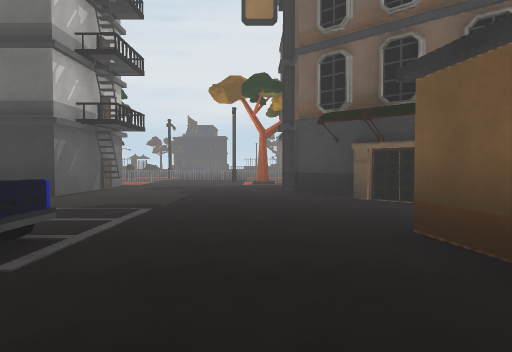
[1] (above)

24 first-person views from a walk through a scene from a Unity 3-D project. The camera is 1.3 m above the floor, tilts 2° down and sees 70° across. The floor is counted in squares, 2 m on a side. Each view is taken from the middle of a square. On the plan, view 1 faces up. The plan holds only what a view shows up to about 11 squares ahead; the rest is blank. The place goes on beyond the plan. Surface patterns are stand-ins for the level's own textures.

[2]
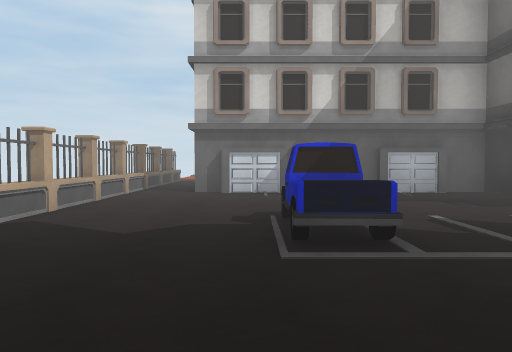

[3]
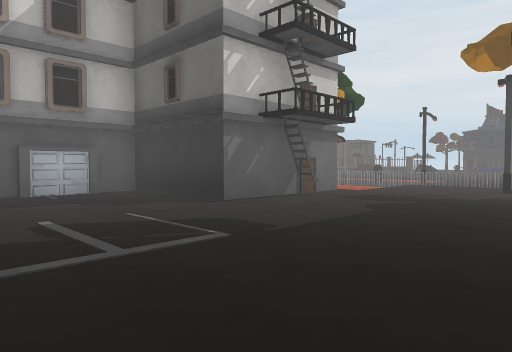

[4]
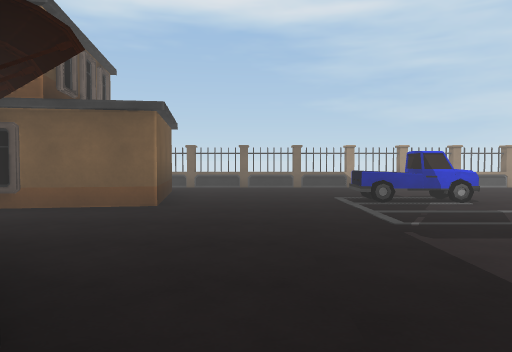

[5]
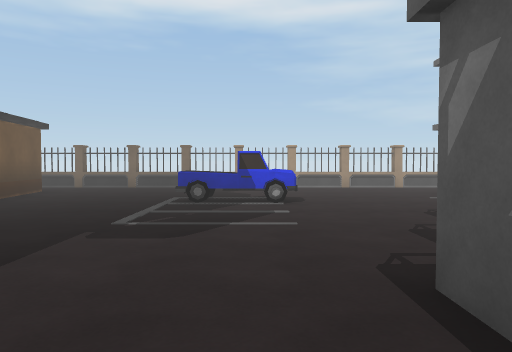

[6]
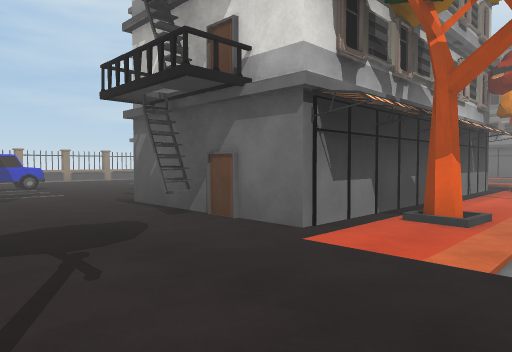

[7]
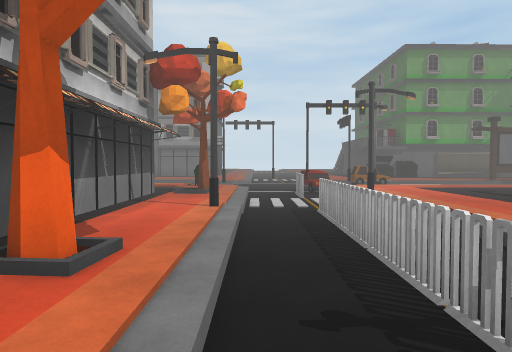

[8]
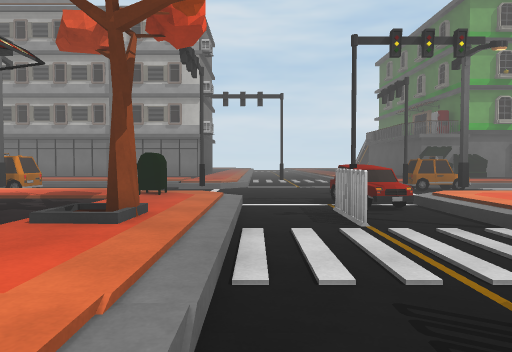

[9]
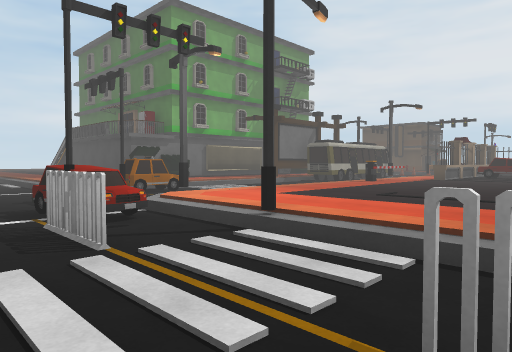

[10]
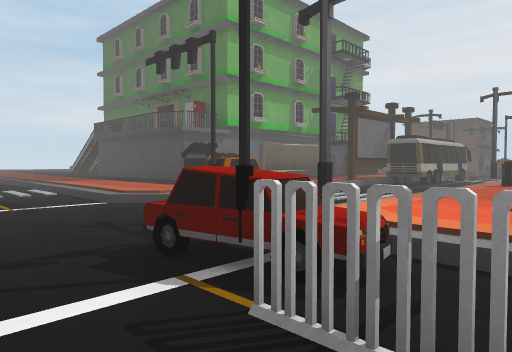

[11]
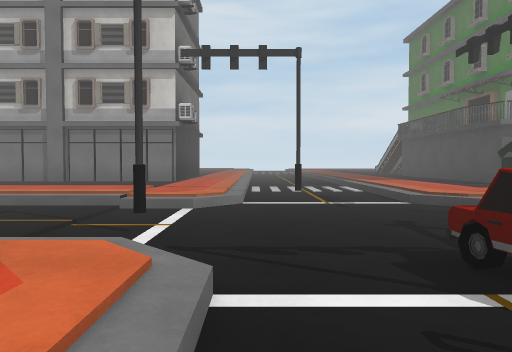

[12]
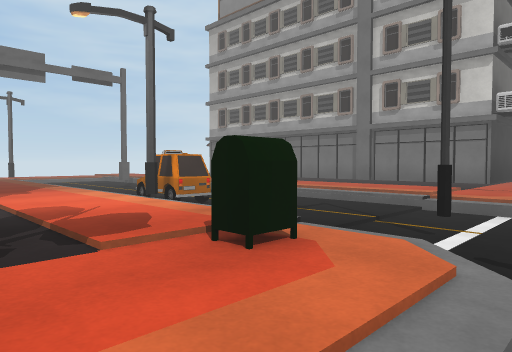

[13]
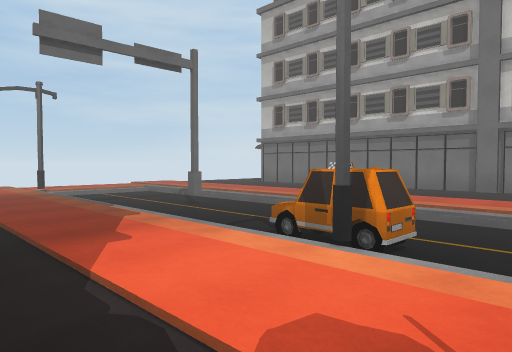

[14]
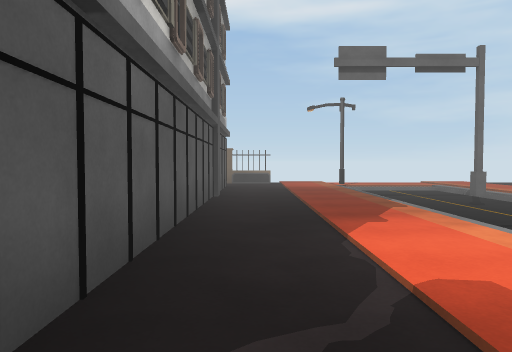

[15]
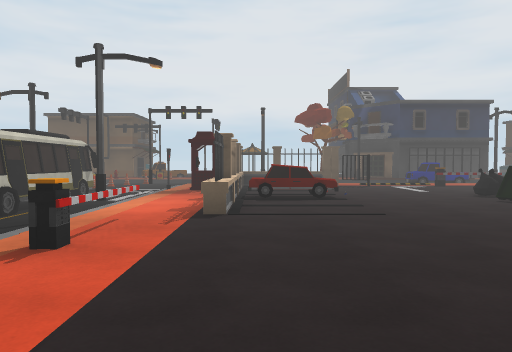

[16]
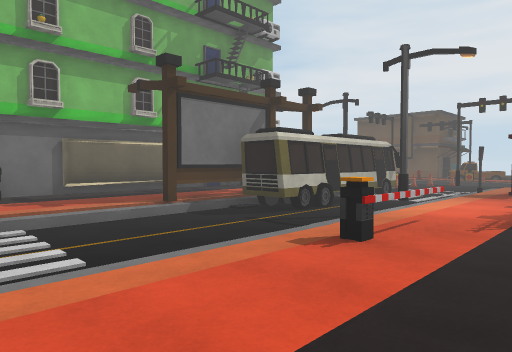

[17]
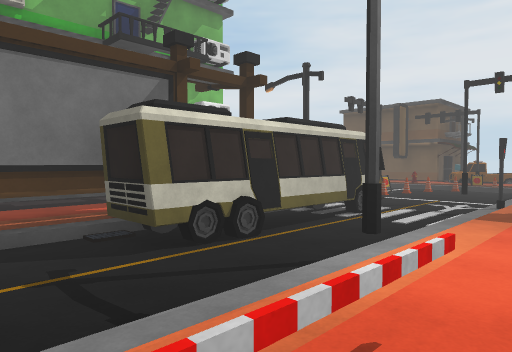

[18]
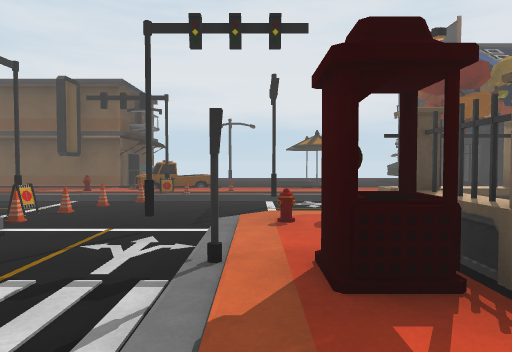

[19]
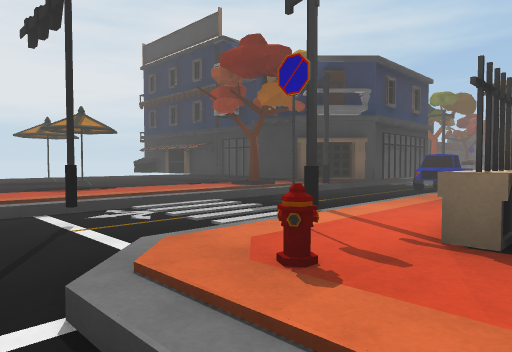

[20]
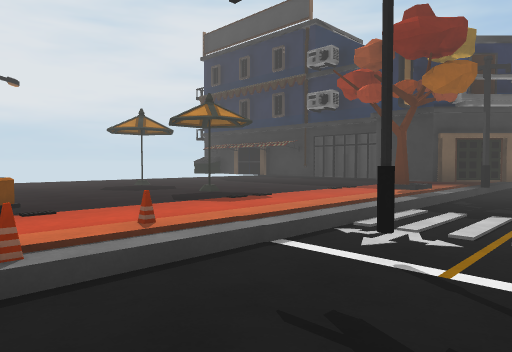

[21]
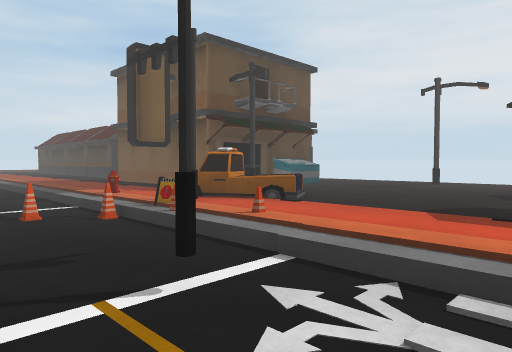

[22]
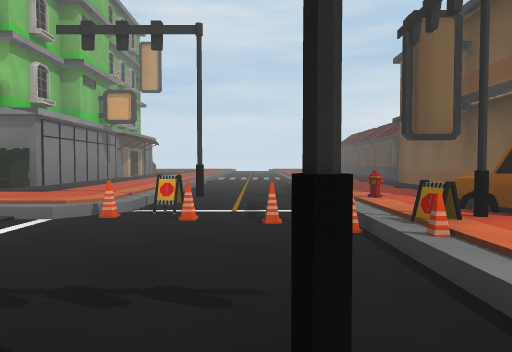

[23]
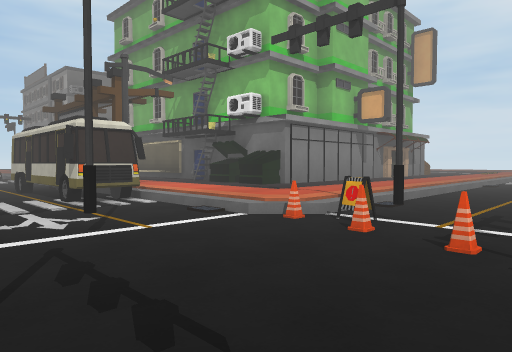

[24]
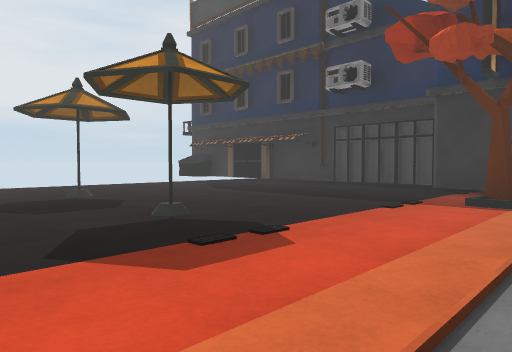

### Floor plan
Key: @ floor where view 1 was taken; # wall or solid block; . main floor; - floor 0.25 m lower than the main floor; / step, stairs or slope; = window, fence, low wall or low ledge; ^ raised ledge; B building; T tree; C car; F fence; S streetlight; M mailbox; A taxi; R barrier; U bus; P dumpster; I barricade; N cone; K truck; O other object.
Columns run from 22 left of view 1 to 4 right of it. Each row starts with its distance up from view 1.
 42                #
 41     ...S.......#
 40     #..........#
 39     B.....O....#
 38     #..........#
 37 #####S....O....#
 36 ...#.KK/.......#
 35 .....=I/.....T.#
 34 //////N///////S####
 33 -----N--#---------
 32 ----IN----------CC
 31 ..../N--/.S...
 30 ...../--O........
 29 ...../--##^=##.RRR
 28   B..#U-.O......
 27   B..##-.=......
 26   B.. #-.=CC...P
 25   ... US.#.....P
 24   ..U##-.=.....
 23   ..U/--.R....
 22   .../--R....
 21   .../--.....
 20   B../--.....
 19 ##B../--.....
 18 ...  /--.....
 17 .....A-S.......
 16 ...../#-/..S....
 15 --------CC--------
 14 ----#----FF--FFFFFFFFF
 13 /////---//////-----...   BB
 12 ...../-#...T.S../T...ST
 11 #..../--M........O.....
 10 #..../--...#      #....
  9 #..../--...#      B....#
  8 #B.../-S...#      #....##
  7 #.... -A...#   .........#
  6 #.   /--...#   #.........B
  5 #  ../--...#   #..........
  4 # .../#-...#   ...........#
  3   .../--...#    ...CC...###
  2    ../--...#   .........#
  1    ../--...#   .........#
  0      ..OS ............@.. B
 -1       ...   ^^^^^^#^^^^^#^B

Positions as (right, up) in squares from view 1, and headings:
1: (0, 0), facing up
2: (1, 2), facing left
3: (1, 3), facing up-left
4: (0, 9), facing down
5: (-3, 9), facing down
6: (-1, 13), facing down-left
7: (-3, 13), facing left
8: (-8, 13), facing left
9: (-9, 13), facing up-left
10: (-12, 13), facing up-left
11: (-12, 13), facing left
12: (-12, 13), facing down-left
13: (-12, 10), facing down-left
14: (-12, 11), facing down
15: (-12, 19), facing up
16: (-12, 19), facing up-left
17: (-13, 22), facing up-left
18: (-14, 26), facing up
19: (-15, 29), facing up-right
20: (-16, 32), facing up-right
21: (-12, 32), facing up-left
22: (-13, 33), facing left
23: (-14, 34), facing down-left
24: (-14, 34), facing up-right
